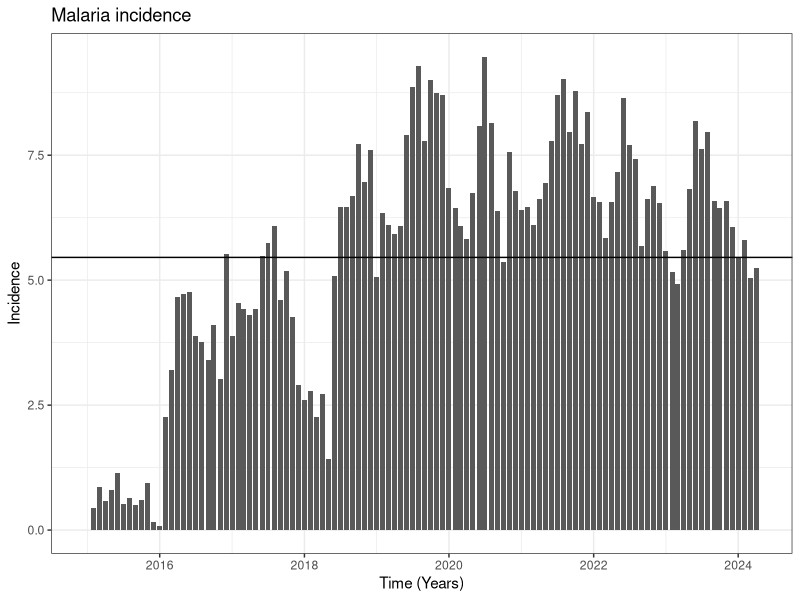
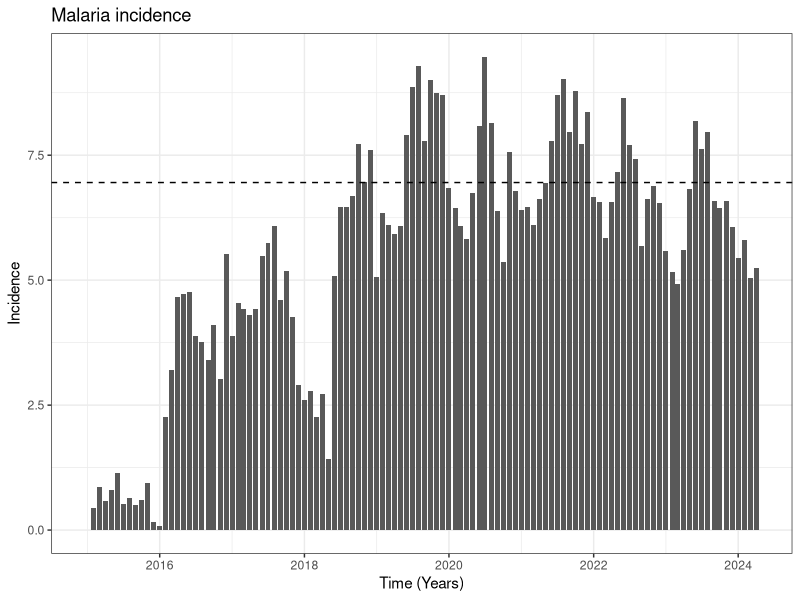
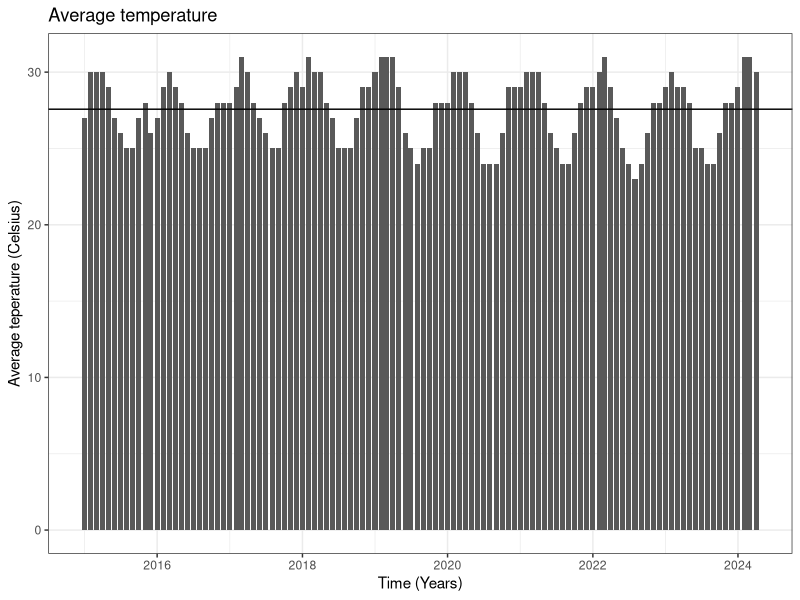
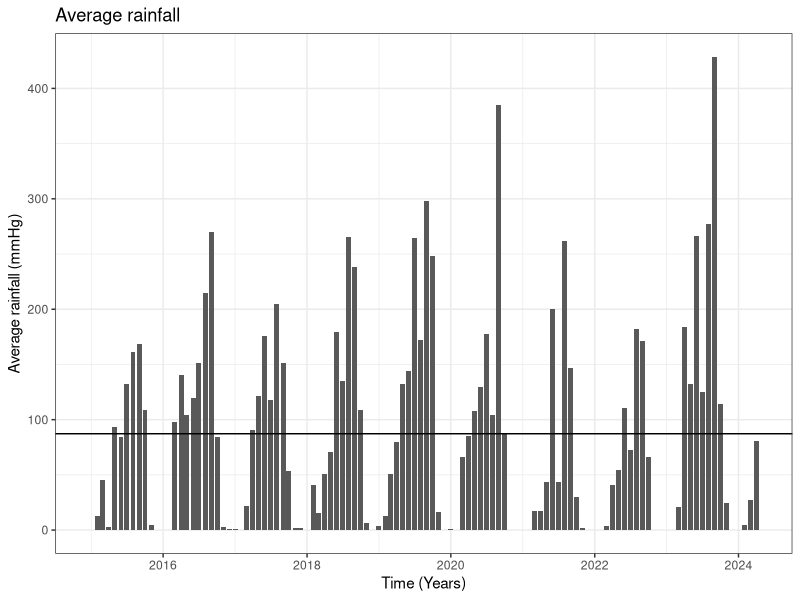
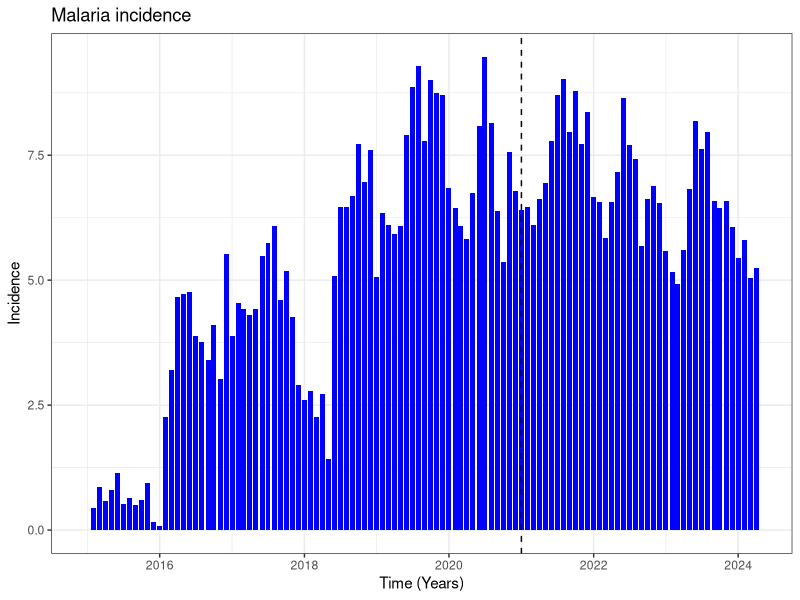

Here is the R script that generated these plots, in order:
setwd('C:/Users/Brain Computers/Desktop/R-files')
getwd()
#malaria: global, Africa, Nigeria, state, locality
kwara_data<- read.csv("Kwara_State_Weather.csv")
kwara_data

# incidence<- (kwara_data$Confirmed.uncomplicated.Malaria/kwara_data$Population)*1000
# incidence
# 
# kwara_data$incidence<-round(incidence,3)
# kwara_data
# 
# par(mfrow=c(1,1), pty="s", cex.main=1.8,cex.axis=1.3,cex.lab=1.5)
# barplot(kwara_data$incidence,names.arg = expression(2015:2024), 
#          col=2, main="Malaria incidence Kwara", 
#          xlab = "Year", ylab = "Incidence(per 1000)")
# 
# #######################################################
# library(ggplot2)
# 
# # Assuming kwara_data already has Year and Month columns
# # Convert the Month column to month abbreviations (Jan, Feb, etc.)
# kwara_data$Months <- factor(month.abb[kwara_data$Months], levels = month.abb)
# 
# # Plot malaria incidence by months with faceted years
# ggplot(kwara_data, aes(x=Months, y=incidence)) + 
#   geom_bar(stat="identity", fill="red") + 
#   labs(title="Monthly Malaria Incidence in Kwara (2015-2024)", 
#        x="Months", 
#        y="Incidence (per 1000)") + 
#   theme_minimal(base_size = 15)
# 
# 
# kwara_temp<-kwara_data$Temp
# # par(mfrow=c(1,1), pty="s", cex.main=1.8,cex.axis=1.3,cex.lab=1.5)
# # barplot(kwara_temp,names.arg = expression(2015:2024), 
# #         col=2, main="Kwara temperature", 
# #         xlab = "Year", ylab = "Temperature (oC)")
# 
# kwara_rainfall<-kwara_data$Rainfall
# # par(mfrow=c(1,1), pty="s", cex.main=1.8,cex.axis=1.3,cex.lab=1.5)
# # barplot(kwara_rainfall,names.arg = expression(2015:2024), 
# #         col=2, main="Kwara state rainfall", 
# #         xlab = "Year", ylab = "Rainfall (mmHg)")
# 
# View(kwara_data)
# 
# #####################################################################################
# # Define the years from 2015 to 2024
# years <- c(rep(2015:2023, each = 12), rep(2024, 4))
# 
# # Add the 'Year' column to the dataset
# kwara_data$Year <- years
# 
# # Check the number of rows in kwara_data and years
# print(nrow(kwara_data))  # Ensure this matches the length of 'years'
# 
# # Now you can proceed with your ggplot code
# kwara_data$incidence <- round((kwara_data$Confirmed.uncomplicated.Malaria / kwara_data$Population) * 1000, 3)

# # Create a ggplot bar plot###############################################
# library(ggplot2)
# ggplot(kwara_data, aes(x=factor(Year), y=incidence)) + 
#   geom_bar(stat="identity", fill="red") + 
#   labs(title="Malaria Incidence in Kwara (2015-2024)", 
#        x="Year", 
#        y="Incidence (per 1000)") + 
#   theme_minimal(base_size = 15)
# ########################################################################
# ggplot(kwara_data, aes(x=factor(Year), y=kwara_temp)) + 
#   geom_bar(stat="identity", fill="blue") + 
#   labs(title="Kwara state temperature (2015-2024)", 
#        x="Year", 
#        y="Temperature (oC)") + 
#   theme_minimal(base_size = 15)
# #########################################################################
# ggplot(kwara_data, aes(x=factor(Year), y=kwara_rainfall)) + 
#   geom_bar(stat="identity", fill="purple") + 
#   labs(title="Kwara state rainfall (2015-2024)", 
#        x="Year", 
#        y="Rainfall (mmHg)") + 
#   theme_minimal(base_size = 15)
########################################################################
library(ggplot2)
library(readr)
setwd('C:/Users/Brain Computers/Desktop/R-files')
getwd()
kwara_data<- read.csv("Kwara_State_Weather.csv")
kwara_data

View(kwara_data)

incidence <- (kwara_data$Confirmed.uncomplicated.Malaria/kwara_data$Population)*1000
kwara_data$incidence <-round(incidence, digits=3)
par(mfrow=c(1,1))
time <- seq(as.Date("2015-01-01"), by = "month", length.out = 112)
kwara_data$time <- time

ggplot(kwara_data, aes(time, incidence)) +
  geom_col() +
  theme_bw()+
  geom_hline(yintercept = mean(incidence))+
  labs(title =  "Malaria incidence",x="Time (Years)",y = "Incidence")

ggplot(kwara_data, aes(time, incidence)) +
  geom_col() +
  theme_bw()+
  geom_hline(yintercept = quantile(kwara_data$incidence, p=0.75), lty=2)+
  labs(title =  "Malaria incidence",x="Time (Years)",y = "Incidence")


?geom_abline
####### Temperature ###############################
kwara_temp<-round(kwara_data$Temp, digits = 3)

ggplot(kwara_data, aes(time, kwara_temp)) +
  geom_col() +
  theme_bw()+
  geom_hline(yintercept = mean(kwara_temp))+
  labs(title =  "Average temperature",x="Time (Years)",y = "Average teperature (Celsius)")

?geom_abline
####### Temperature ###############################
kwara_rainfall <-round(kwara_data$Rainfall, digits = 3)

ggplot(kwara_data, aes(time, kwara_rainfall)) +
  geom_col() +
  theme_bw()+
  geom_hline(yintercept = mean(kwara_rainfall))+
  labs(title =  "Average rainfall",x="Time (Years)",y = "Average rainfall (mmHg)")

# ------------------ Question 2 ----------------------

# Was policy intervention in 2020 effective?

ggplot(kwara_data, aes(time, incidence)) +
  geom_col(fill = "blue") +
  theme_bw()+
  geom_vline(xintercept = as.Date("2021-01-01"), lty=2)+
  labs(title =  "Malaria incidence",x="Time (Years)",y = "Incidence")


